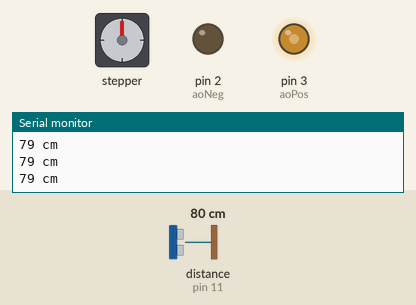
This sketch was run on a simulated Arduino Uno, built with avr-gcc and run on an emulated ATmega328P. On the bench: stepper motor, output pins drawn as LEDs (lit = HIGH), the last lines printed to the serial monitor. Wiring (inferred from the names in the program): ultrasonic range finder: trigger pin 12; echo pin 11; stepper motor driver (200 steps per turn assumed): step pin 8; direction pin 9. The test bench sets the inputs (shaded band); at power-on: distance to the obstacle (sensor on pin 11) 80 cm. The echo pulse lasts 58.3 µs per cm; pins used as bus, display or sensor lines are not drawn.

Above: at 1.2 s.
1.3 s: distance to the obstacle (sensor on pin 11) set to 10 cm
4.3 s: distance to the obstacle (sensor on pin 11) set to 7 cm
At 6.9 s:
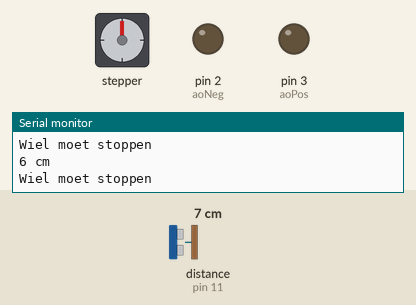
7.3 s: distance to the obstacle (sensor on pin 11) set to 9 cm
At 8.9 s:
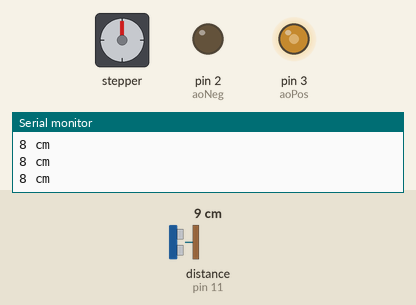
9.8 s: distance to the obstacle (sensor on pin 11) set to 2 cm
At 12.5 s:
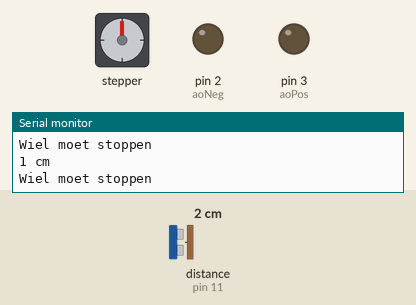
12.8 s: distance to the obstacle (sensor on pin 11) set to 18 cm
At 14.7 s:
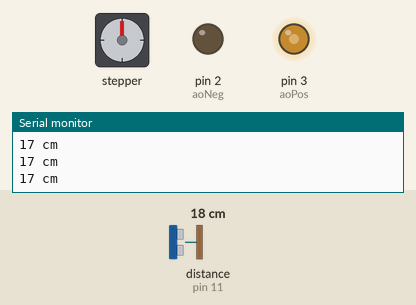
15.1 s: distance to the obstacle (sensor on pin 11) set to 4 cm
At 17.4 s:
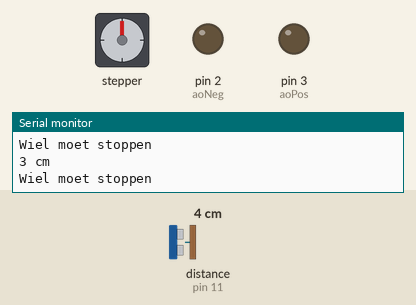
Timing chart, 0 to 65.6 s (numbered marks = the images above; inputs shaded):
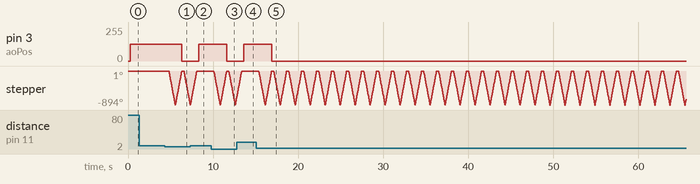

The sketch:

TopGear.ino
```cpp
//                Information

//                Developers
//----------------------------------------
//  Hafiz Elkilic     |   74005   |   Helk
//  Nassim Tijani     |   76654   |   Ntij
//  Emirhan Demirci   |   76716   |   Edem
//----------------------------------------

//Date: 24-05-2018

//NEH: Nassim Emirhan Hafiz

  #include "SevSeg.h"
  SevSeg sevseg;


  byte numDigits = 1;
  byte digitPins[] = {};
  byte segmentPins[] = {6, 5, 2, 3, 4, 7, 8, 9};
  bool resistorsOnSegments = true;

  bool enableLog;

  int aoNeg      =  2; // wiele
  int aoPos      =  3; // wiele

  int doStepPin0 =  8; // motor sensor
  int doDirPin0  =  9; // motor sensor

  #define echoPin   11 //Orange Cable
  #define trigPin   12 //Yellow Cable

  int outputValueNeg;
  int outputValuePos;
  int valueCount = 0;

  bool moveUp = true;
  int c_MaxValueInMeterRange = 255;
  bool stopWheels = false;

  int stepDelayInUs = 1500; //delay too short will stall motor sensor
  int maxToeslag = 500;

void initPins()
{
  Serial.println("init pins...");
  Serial.println("finished...");
}

void initGlobals()
{
  Serial.println("init globals...");
  Serial.println("finished...");
}

void setup()
{

  Serial.begin(9600);
  Serial.println("init...");
  initPins();
  initGlobals();

  pinMode(doDirPin0, OUTPUT);
  pinMode(doStepPin0, OUTPUT);
  pinMode(trigPin, OUTPUT);
  pinMode(echoPin, INPUT);

  enableLog = true;


}

void loop()
{
  checkWall();
}

void ControlMotors() // sensor ultrasonic
{
  //SensorMotorLinksNEH();
  //SensorMotorRechtsNEH();
}

void SensorMotorLinksNEH()
{
  digitalWrite(doDirPin0, HIGH);
  for (int i = 0; i <= maxToeslag; i++)
  {
    digitalWrite(doStepPin0, LOW);
    digitalWrite(doStepPin0, HIGH);
    delayMicroseconds(stepDelayInUs);
    if (i == maxToeslag)
    {
      digitalWrite(doDirPin0, LOW);
      for (int i = 0; i <= maxToeslag; i++)
      {
        digitalWrite(doStepPin0, LOW);
        digitalWrite(doStepPin0, HIGH);
        delayMicroseconds(stepDelayInUs);
      }
    }
  }
}

void SensorMotorRechtsNEH()
{
  digitalWrite(doDirPin0, LOW);
  for (int i = 0; i <= maxToeslag; i++)
  {
    digitalWrite(doStepPin0, LOW);
    digitalWrite(doStepPin0, HIGH);
    delayMicroseconds(stepDelayInUs);
    if (i == maxToeslag)
    {
//      if (distance > 8)
//      {
//         Serial.println("Wiel moet Rechts gaan");
//      }
      digitalWrite(doDirPin0, HIGH);
      for (int i = 0; i <= maxToeslag; i++)
      {
        digitalWrite(doStepPin0, LOW);
        digitalWrite(doStepPin0, HIGH);
        delayMicroseconds(stepDelayInUs);
      }
    }
  }

}

void debugLogging(String a_text, int a_infoType)
{
  if (enableLog == true)
  {
    switch (a_infoType)
    {
      case 0:
        Serial.println("ERROR: " + a_text);
        break;
      case 1:
        Serial.println("WARNING: " + a_text);
        break;
      case 2:
        Serial.println("INFO: " + a_text);
        break;
      default:
        Serial.println(a_text);
        break;
    }
  }
}


void checkWall()
{

  long duration, distance;
  digitalWrite(trigPin, LOW);
  delayMicroseconds(2);
  digitalWrite(trigPin, HIGH);
  digitalWrite(trigPin, LOW);
  duration = pulseIn(echoPin, HIGH);
  distance = (duration/2) / 29.1;
  Serial.print(distance);
  Serial.println(" cm");
  delay(250);

  if (distance < 8)
  {
    Serial.println("Wiel moet stoppen");
    outputValueNeg = 0;
    valueCount = 0;

    //SensorMotorLinksNEH();
      digitalWrite(doDirPin0, LOW);
  for (int i = 0; i <= maxToeslag; i++)
  {
    digitalWrite(doStepPin0, LOW);
    digitalWrite(doStepPin0, HIGH);
    delayMicroseconds(stepDelayInUs);
    if (i == maxToeslag)
    {
      if (distance > 10)
      {
         Serial.println("Wiel moet Rechts gaan");
      }
      digitalWrite(doDirPin0, HIGH);
      for (int i = 0; i <= maxToeslag; i++)
      {
        digitalWrite(doStepPin0, LOW);
        digitalWrite(doStepPin0, HIGH);
        delayMicroseconds(stepDelayInUs);
      }
    }
  }
  }
  else
  {
    outputValueNeg = 127;
    valueCount = 50;
    ControlMotors();
  }

  analogWrite(aoNeg, valueCount);
  analogWrite(aoPos, outputValueNeg);


}
```

Measured:
- the behaviour switches between 9 and 8 cm on distance to the obstacle (sensor on pin 11) (found by bisection; images 0 and 1)
- after the input at 4.3 s, pin 3 (aoPos): 127/255 → 0/255 after 2.0 s; stepper: turns 894° counter-clockwise in 0.76 s, then 894° clockwise in 0.73 s, then 858° counter-clockwise in 0.72 s
- after the input at 7.3 s, pin 3 (aoPos): 0/255 → 127/255 after 1.0 s; stepper: goes on until 8.1 s, then stays 0°
- after the input at 9.8 s, pin 3 (aoPos): 127/255 → 0/255 after 1.8 s; stepper: turns 894° counter-clockwise in 0.76 s, then 894° clockwise in 0.73 s, then 894° counter-clockwise in 0.76 s, then 227° clockwise in 0.17 s
- after the input at 12.8 s, pin 3 (aoPos): 0/255 → 127/255 after 0.81 s; stepper: goes on until 13.4 s, then stays 0°
- after the input at 15.1 s, pin 3 (aoPos): 127/255 → 0/255 after 1.8 s; stepper: turns 894° counter-clockwise in 0.76 s, then 894° clockwise in 0.73 s, repeating every 1.8 s
